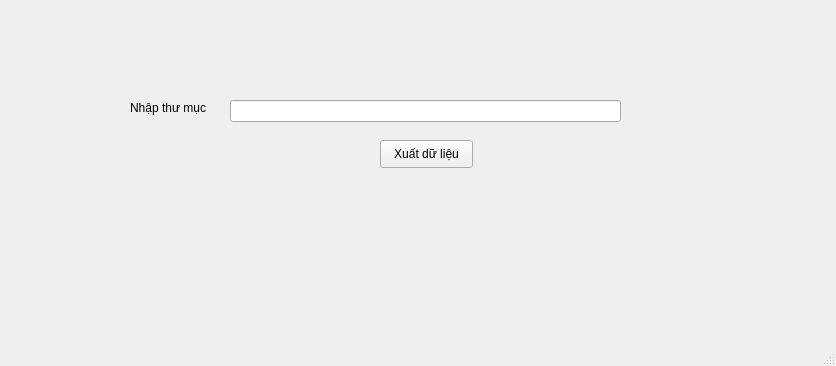
<?xml version="1.0" encoding="UTF-8"?>
<ui version="4.0">
 <class>MainWindow</class>
 <widget class="QMainWindow" name="MainWindow">
  <property name="geometry">
   <rect>
    <x>0</x>
    <y>0</y>
    <width>836</width>
    <height>366</height>
   </rect>
  </property>
  <property name="windowTitle">
   <string>MainWindow</string>
  </property>
  <widget class="QWidget" name="centralwidget">
   <widget class="QLabel" name="label">
    <property name="geometry">
     <rect>
      <x>130</x>
      <y>100</y>
      <width>91</width>
      <height>16</height>
     </rect>
    </property>
    <property name="text">
     <string>Nhập thư mục</string>
    </property>
   </widget>
   <widget class="QLineEdit" name="lineEdit">
    <property name="geometry">
     <rect>
      <x>230</x>
      <y>100</y>
      <width>391</width>
      <height>22</height>
     </rect>
    </property>
   </widget>
   <widget class="QPushButton" name="pushButton">
    <property name="geometry">
     <rect>
      <x>380</x>
      <y>140</y>
      <width>93</width>
      <height>28</height>
     </rect>
    </property>
    <property name="text">
     <string>Xuất dữ liệu</string>
    </property>
   </widget>
  </widget>
  <widget class="QMenuBar" name="menubar">
   <property name="geometry">
    <rect>
     <x>0</x>
     <y>0</y>
     <width>836</width>
     <height>26</height>
    </rect>
   </property>
  </widget>
  <widget class="QStatusBar" name="statusbar"/>
 </widget>
 <resources/>
 <connections/>
</ui>
